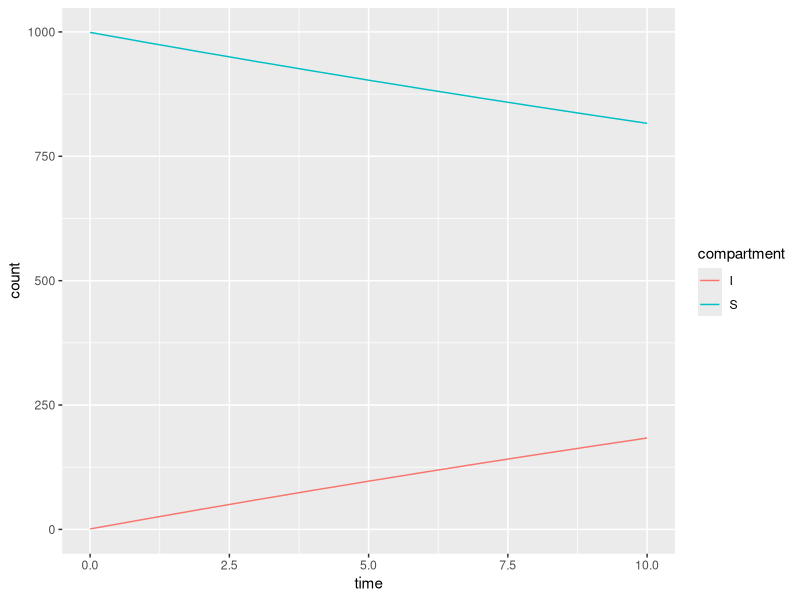

Write the R code that produced this figure.
## ---- chunk 1
knitr::opts_chunk$set(echo = TRUE)

library(ggplot2)
library(dplyr)
## ---- chunk 2
N <- 1000
lambdaI <- 0.02
S0 <- 999
I0 <- 1
## ---- chunk 3
S <- rep(NA, length(1:11))
I <- rep(NA, length(1:11))

S[1]  <- S0
I[1]  <- I0
for (i in 2:11){
  S[i] <- S[i-1]-lambdaI*S[i-1]
  I[i] <- I[i-1]+lambdaI*S[i-1]
}
## ---- chunk 4
SI_df <- data.frame(time = rep(0:10, 2),
                    compartment = rep(c("S", "I"), each=11),
                    count = c(S, I))

library(ggplot2)

ggplot(data=SI_df, aes(x=time, y=count)) + 
  geom_line(aes(color=compartment))
## ---- chunk 5

## ---- chunk 6

## ---- chunk 7

## ---- chunk 8

